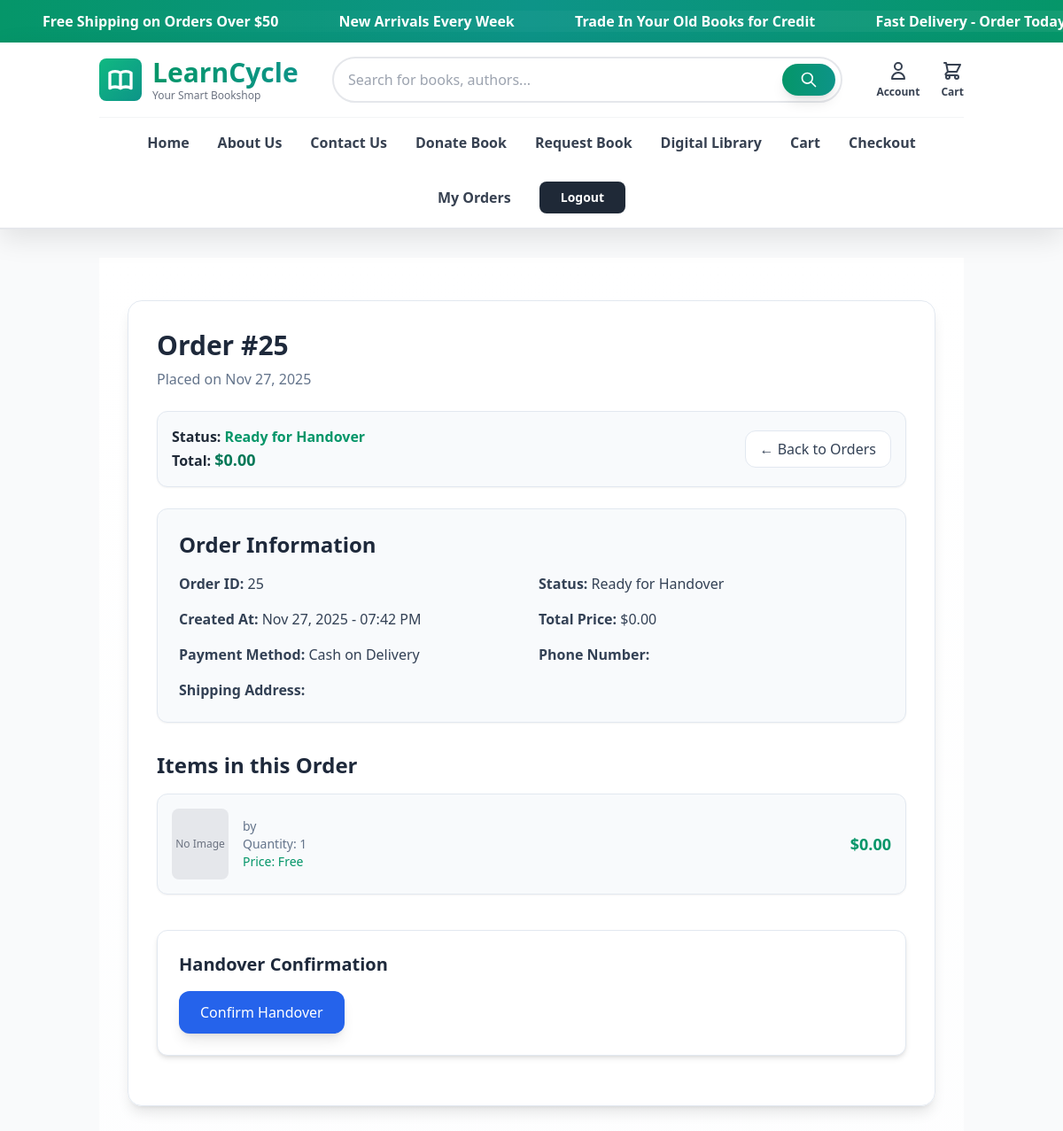
The app's page /orders/25/ (signed in) with its own data.
### orders/models.py (models this page shows, shortened)
class Order(models.Model):
    STATUS_CHOICES = [
        ('pending', 'Pending'),
        ('confirmed', 'Confirmed by Buyer'),
        ('seller_confirmed', 'Confirmed by Seller'),
        ('cancelled', 'Cancelled'),
        ('handover_pending', 'Ready for Handover'),
        ('completed', 'Completed'),
    ]
    PAYMENT_METHODS = [
        ('cod', 'Cash on Delivery'),
        ('card', 'Credit/Debit Card'),
        ('mobile', 'Mobile Banking'),
    ]
    user = models.ForeignKey(User, on_delete=models.CASCADE)
    created_at = models.DateTimeField(auto_now_add=True)
    updated_at = models.DateTimeField(auto_now=True)
    status = models.CharField(max_length=20, choices=STATUS_CHOICES, default='pending')
    total_price = models.DecimalField(max_digits=10, decimal_places=2, null=True, blank=True)
    payment_method = models.CharField(max_length=20, choices=PAYMENT_METHODS, default='cod')
    shipping_address = models.TextField(blank=True, null=True)
    phone_number = models.CharField(max_length=20, blank=True, null=True)
    country_code = models.CharField(max_length=10, default='+880')
    is_handover_confirmed = models.BooleanField(default=False)
    handover_confirmed_at = models.DateTimeField(null=True, blank=True)
    received_by = models.CharField(max_length=255, blank=True, null=True)

class OrderItem(models.Model):
    order = models.ForeignKey(Order, related_name='items', on_delete=models.CASCADE)
    book = models.ForeignKey(Book, on_delete=models.CASCADE, null=True, blank=True)
    donation = models.ForeignKey(Donation, on_delete=models.CASCADE, null=True, blank=True)
    quantity = models.PositiveIntegerField(default=1)
    price = models.DecimalField(max_digits=10, decimal_places=2)

### orders/views.py (the view)
# urls.py: path('<int:order_id>/', views.order_detail, name='order_detail'),
@login_required
def order_detail(request, order_id):
    order = get_object_or_404(Order, id=order_id, user=request.user)
    return render(request, 'orders/detail.html', {'order': order})

### templates/orders/detail.html (shortened to what this page needs)
{% extends 'base.html' %}
{% block content %}
<div class="min-h-screen flex items-start justify-center py-12 px-4 sm:px-6 lg:px-8 bg-gradient-to-b from-white to-slate-50">
  <div class="max-w-5xl w-full bg-white/80 backdrop-blur-sm border border-slate-200 rounded-2xl shadow-lg p-8">
    <div class="mb-6">
      <h2 class="text-3xl font-extrabold text-slate-800 mb-2">Order #{{ order.id }}</h2>
      <p class="text-slate-500">Placed on {{ order.created_at|date:"M d, Y" }}</p>
    </div>
    <div class="flex flex-col sm:flex-row justify-between items-start sm:items-center bg-slate-50 border border-slate-200 rounded-xl p-4 mb-6 shadow-sm">
      <div class="mb-2 sm:mb-0">
        <p><strong>Status:</strong> <span class="text-emerald-600 font-semibold">{{ order.get_status_display }}</span></p>
        <p><strong>Total:</strong> <span class="font-bold text-emerald-700 text-lg">${{ order.total_price|floatformat:2 }}</span></p>
      </div>
      <div>
        <a href="{% url 'orders:order_history' %}" class="inline-flex items-center gap-2 px-4 py-2 rounded-xl bg-white border border-slate-200 hover:shadow text-slate-700 transition transform hover:scale-105">
          ← Back to Orders
        </a>
      </div>
    </div>
    <div class="bg-slate-50 border border-slate-200 rounded-xl p-6 mb-8 shadow-sm">
      <h3 class="text-2xl font-bold text-slate-800 mb-4">Order Information</h3>
      <div class="grid md:grid-cols-2 gap-4 text-slate-700">
        <p><strong>Order ID:</strong> {{ order.id }}</p>
        <p><strong>Status:</strong> {{ order.get_status_display }}</p>
        <p><strong>Created At:</strong> {{ order.created_at|date:"M d, Y - h:i A" }}</p>
        <p><strong>Total Price:</strong> ${{ order.total_price|floatformat:2 }}</p>
        <p><strong>Payment Method:</strong> {{ order.get_payment_method_display }}</p>
        <p><strong>Phone Number:</strong> {{ order.phone_number }}</p>
        <p class="md:col-span-2"><strong>Shipping Address:</strong> {{ order.shipping_address }}</p>
      </div>
    </div>
    <div class="mb-10">
      <h3 class="text-2xl font-bold text-slate-800 mb-4">Items in this Order</h3>
      <ul class="space-y-4">
        {% for item in order.items.all %}
          <li class="flex flex-col sm:flex-row items-center justify-between bg-slate-50 border border-slate-200 rounded-xl p-4 shadow-sm hover:bg-slate-100 transition">
            <div class="flex items-center gap-4">
              {% if item.book.image %}
                <img src="{{ item.book.image.url }}" alt="{{ item.book.title }}" class="w-16 h-20 object-cover rounded-lg shadow-sm">
              {% else %}
                <div class="w-16 h-20 bg-gray-200 flex items-center justify-center rounded-lg">
                  <span class="text-gray-500 text-xs">No Image</span>
                </div>
              {% endif %}
              <div>
                <p class="text-slate-500 text-sm">by {{ item.book.author }}</p>
                <p class="text-slate-500 text-sm">Quantity: {{ item.quantity }}</p>
                {% if item.price %}
                  <p class="text-emerald-600 text-sm">Price: ${{ item.price }}</p>
                {% else %}
                  <p class="text-emerald-600 text-sm">Price: Free</p>
                {% endif %}
              </div>
            </div>
            <span class="font-bold text-emerald-600 text-lg mt-2 sm:mt-0">${{ item.price|floatformat:2 }}</span>
          </li>
        {% endfor %}
      </ul>
    </div>
    {% if order.status == 'delivered' or order.status == 'handover_pending' %}
    <div class="bg-white rounded-xl border border-slate-200 shadow-md p-6 mb-6">
      <h2 class="text-xl font-semibold mb-4 text-slate-800">Handover Confirmation</h2>
      <form method="POST" action="{% url 'orders:confirm_handover' order.id %}">
        <button type="submit" class="px-6 py-3 bg-blue-600 text-white rounded-xl hover:bg-blue-700 shadow-lg transition hover:scale-105">
          Confirm Handover
        </button>
      </form>
    </div>
    {% endif %}
  </div>
</div>
{% endblock %}

### records on screen
Order: id "25", created_at "Nov 27, 2025", status "Ready for Handover", total_price "0.00", created_at "Nov 27, 2025 - 07:42 PM", payment_method "Cash on Delivery"
OrderItem: shows "No Image", quantity "1", shows "Price: Free", price "0.00"
